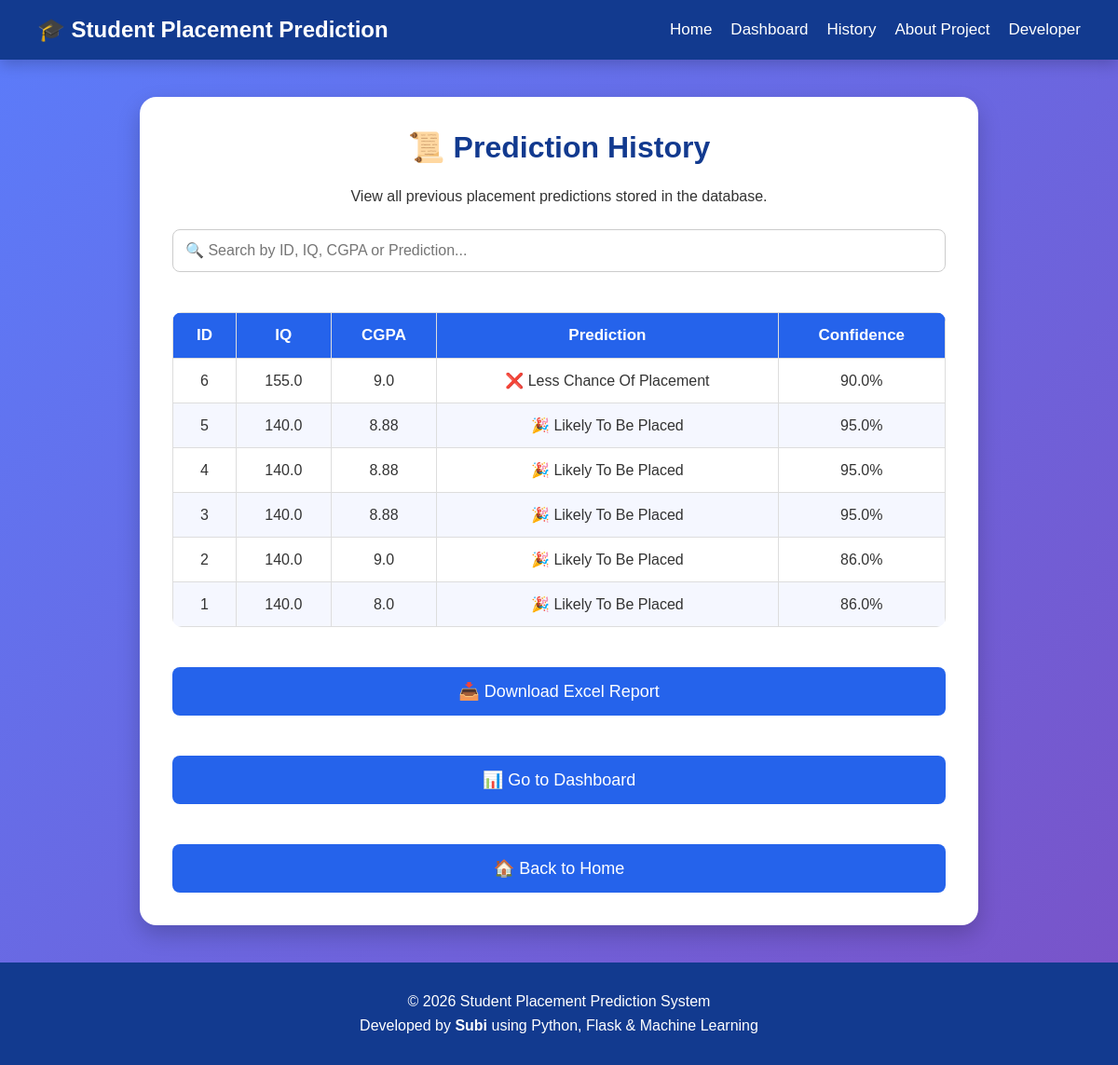
Before: /history with the older database file.
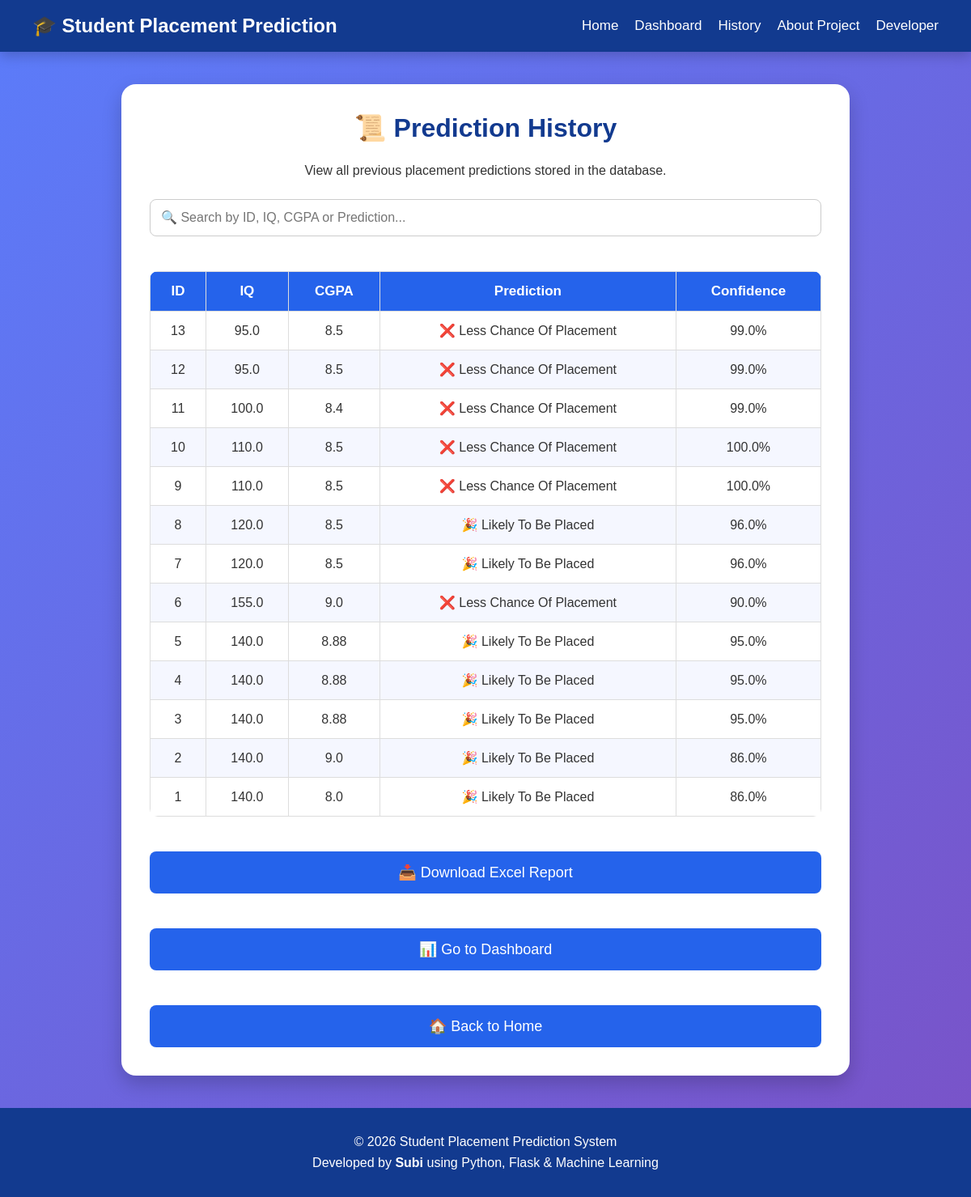
After: the same page with the newer database file.
### tables this page shows
CREATE TABLE prediction_history (

        id INTEGER PRIMARY KEY AUTOINCREMENT,

        iq REAL,

        prev_sem_result REAL,

        cgpa REAL,

        academic_performance REAL,

        internship_experience TEXT,

        extra_curricular_score REAL,

        communication_skills REAL,

        projects_completed REAL,

        prediction TEXT,

        confidence REAL

    );

### app.py (the view)
@app.route("/history")
def history():
    history_data = get_history()
    return render_template(
        "history.html",
        history=history_data
    )

### database.py (called while the page is built)
def get_history():
    conn = sqlite3.connect(DATABASE_NAME)
    cursor = conn.cursor()
    cursor.execute("""
    SELECT * FROM prediction_history
    ORDER BY id DESC
    """)
    rows = cursor.fetchall()
    conn.close()
    return rows

### templates/history.html (shortened to what this page needs)
<!DOCTYPE html>
<html lang="en">
<head>
    <link rel="stylesheet" href="{{ url_for('static', filename='style.css') }}">
</head>
<body>
<nav>
    <h2>🎓 Student Placement Prediction</h2>
    <ul>
        <li><a href="/">Home</a></li>
        <li><a href="/dashboard">Dashboard</a></li>
        <li><a href="/history">History</a></li>
        <li><a href="/about">About Project</a></li>
        <li><a href="/developer">Developer</a></li>
    </ul>
</nav>
<div class="container">
    <h1>📜 Prediction History</h1>
    <p style="text-align:center;">
        View all previous placement predictions stored in the database.
    </p>
    <br>
    <input
        type="text"
        id="searchInput"
        placeholder="🔍 Search by ID, IQ, CGPA or Prediction..."
    >
    <br><br>
    {% if history %}
    <div class="history-table">
        <table id="historyTable">
            <thead>
                <tr>
                    <th>ID</th>
                    <th>IQ</th>
                    <th>CGPA</th>
                    <th>Prediction</th>
                    <th>Confidence</th>
                </tr>
            </thead>
            <tbody>
                {% for row in history %}
                <tr>
                    <td>{{ row[0] }}</td>
                    <td>{{ row[1] }}</td>
                    <td>{{ row[3] }}</td>
                    <td>{{ row[9] }}</td>
                    <td>{{ row[10] }}%</td>
                </tr>
                {% endfor %}
            </tbody>
        </table>
    </div>
    {% else %}
    <h3 style="color:red; text-align:center;">
        No prediction history available.
    </h3>
    {% endif %}
    <br>
    <a href="/download_excel">
        <button>📥 Download Excel Report</button>
    </a>
    <br><br>
    <a href="/dashboard">
        <button>📊 Go to Dashboard</button>
    </a>
    <br><br>
    <a href="/">
        <button>🏠 Back to Home</button>
    </a>
</div>
<footer>
    <p>© 2026 Student Placement Prediction System</p>
    <p>Developed by <strong>Subi</strong> using Python, Flask & Machine Learning</p>
</footer>
</body>
</html>

### static/style.css (style rules this page uses)
* { margin:0; padding:0; box-sizing:border-box; font-family:Arial, Helvetica, sans-serif; }
html { scroll-behavior:smooth; }
body { background:linear-gradient(135deg,#5b7cfa,#7a52c7); min-height:100vh; color:#333; }
nav { position:sticky; top:0; z-index:1000; background:#123a8f; color:white; display:flex; justify-content:space-between; align-items:center; padding:18px 40px; box-shadow:0 5px 15px rgba(0,0,0,.2); }
nav h2 { font-size:24px; }
nav ul { list-style:none; display:flex; gap:20px; }
nav ul li a { color:white; text-decoration:none; font-size:17px; transition:.3s; }
.container { width:90%; max-width:900px; margin:40px auto; background:white; padding:35px; border-radius:18px; box-shadow:0 10px 25px rgba(0,0,0,.2); }
h1 { text-align:center; color:#123a8f; margin-bottom:25px; }
input, select { width:100%; padding:13px; margin-top:8px; border:1px solid #ccc; border-radius:8px; font-size:16px; }
button { width:100%; padding:15px; margin-top:25px; border:none; border-radius:8px; background:#2563eb; color:white; font-size:18px; cursor:pointer; transition:.3s; }
footer { background:#123a8f; color:white; text-align:center; padding:25px; margin-top:40px; }
footer p { margin:8px 0; }
table { width:100%; border-collapse:collapse; margin-top:25px; overflow:hidden; border-radius:10px; }
table th, table td { border:1px solid #ddd; padding:14px; text-align:center; }
table th { background:#2563eb; color:white; font-size:17px; }
table tr:nth-child(even) { background:#f5f7ff; }
.history-table { overflow-x:auto; }
.feature-card, .card, .container, .hero { animation:fadeIn .8s ease-in-out; }

Changed rows visible on the page:
added prediction_history: id "13", iq "95.0", cgpa "8.5", prediction "❌ Less Chance Of Placement", confidence "99.0"
added prediction_history: id "12", iq "95.0", cgpa "8.5", prediction "❌ Less Chance Of Placement", confidence "99.0"
added prediction_history: id "11", iq "100.0", cgpa "8.4", prediction "❌ Less Chance Of Placement", confidence "99.0"
added prediction_history: id "10", iq "110.0", cgpa "8.5", prediction "❌ Less Chance Of Placement", confidence "100.0"
added prediction_history: id "9", iq "110.0", cgpa "8.5", prediction "❌ Less Chance Of Placement", confidence "100.0"
added prediction_history: id "8", iq "120.0", cgpa "8.5", prediction "🎉 Likely To Be Placed", confidence "96.0"
added prediction_history: id "7", iq "120.0", cgpa "8.5", prediction "🎉 Likely To Be Placed", confidence "96.0"
